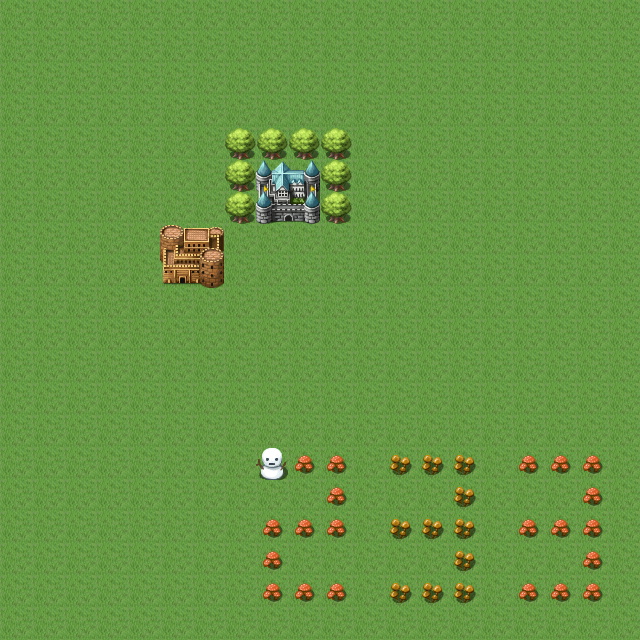

A level layout from a 2D game, rendered from its tile map. Below: a short description, then the map file with its tile-grid data intact:
An orthogonal 20x20 tile map with 32x32 px tiles, 2 tile layers (Grass, Building), 2 tilesets.

<map version="1.0" tiledversion="1.1.5" orientation="orthogonal" renderorder="right-down" width="20" height="20" tilewidth="32" tileheight="32" infinite="0" nextobjectid="1">
 <tileset firstgid="1" source="../TilesData/OutsideBlocks1.tsx" />
 <tileset firstgid="129" source="../TilesData/OutsideObjects1.tsx" />
 <layer name="Grass" width="20" height="20" opacity="0.81">
  <data encoding="csv">
87,87,87,87,87,87,87,87,87,87,87,87,87,87,87,87,87,87,87,87,
87,87,87,87,87,87,87,87,87,87,87,87,87,87,87,87,87,87,87,87,
87,87,87,87,87,87,87,87,87,87,87,87,87,87,87,87,87,87,87,87,
87,87,87,87,87,87,87,87,87,87,87,87,87,87,87,87,87,87,87,87,
87,87,87,87,87,87,87,87,87,87,87,87,87,87,87,87,87,87,87,87,
87,87,87,87,87,87,87,87,87,87,87,87,87,87,87,87,87,87,87,87,
87,87,87,87,87,87,87,87,87,87,87,87,87,87,87,87,87,87,87,87,
87,87,87,87,87,87,87,87,87,87,87,87,87,87,87,87,87,87,87,87,
87,87,87,87,87,87,87,87,87,87,87,87,87,87,87,87,87,87,87,87,
87,87,87,87,87,87,87,87,87,87,87,87,87,87,87,87,87,87,87,87,
87,87,87,87,87,87,87,87,87,87,87,87,87,87,87,87,87,87,87,87,
87,87,87,87,87,87,87,87,87,87,87,87,87,87,87,87,87,87,87,87,
87,87,87,87,87,87,87,87,87,87,87,87,87,87,87,87,87,87,87,87,
87,87,87,87,87,87,87,87,87,87,87,87,87,87,87,87,87,87,87,87,
87,87,87,87,87,87,87,87,87,87,87,87,87,87,87,87,87,87,87,87,
87,87,87,87,87,87,87,87,87,87,87,87,87,87,87,87,87,87,87,87,
87,87,87,87,87,87,87,87,87,87,87,87,87,87,87,87,87,87,87,87,
87,87,87,87,87,87,87,87,87,87,87,87,87,87,87,87,87,87,87,87,
87,87,87,87,87,87,87,87,87,87,87,87,87,87,87,87,87,87,87,87,
87,87,87,87,87,87,87,87,87,87,87,87,87,87,87,87,87,87,87,87
</data>
 </layer>
 <layer name="Building" width="20" height="20">
  <data encoding="csv">
0,0,0,0,0,0,0,0,0,0,0,0,0,0,0,0,0,0,0,0,
0,0,0,0,0,0,0,0,0,0,0,0,0,0,0,0,0,0,0,0,
0,0,0,0,0,0,0,0,0,0,0,0,0,0,0,0,0,0,0,0,
0,0,0,0,0,0,0,0,0,0,0,0,0,0,0,0,0,0,0,0,
0,0,0,0,0,0,0,217,217,217,217,0,0,0,0,0,0,0,0,0,
0,0,0,0,0,0,0,217,235,236,217,0,0,0,0,0,0,0,0,0,
0,0,0,0,0,0,0,217,251,252,217,0,0,0,0,0,0,0,0,0,
0,0,0,0,0,237,238,0,0,0,0,0,0,0,0,0,0,0,0,0,
0,0,0,0,0,253,254,0,0,0,0,0,0,0,0,0,0,0,0,0,
0,0,0,0,0,0,0,0,0,0,0,0,0,0,0,0,0,0,0,0,
0,0,0,0,0,0,0,0,0,0,0,0,0,0,0,0,0,0,0,0,
0,0,0,0,0,0,0,0,0,0,0,0,0,0,0,0,0,0,0,0,
0,0,0,0,0,0,0,0,0,0,0,0,0,0,0,0,0,0,0,0,
0,0,0,0,0,0,0,0,0,0,0,0,0,0,0,0,0,0,0,0,
0,0,0,0,0,0,0,0,169,340,340,0,339,339,339,0,340,340,340,0,
0,0,0,0,0,0,0,0,0,0,340,0,0,0,339,0,0,0,340,0,
0,0,0,0,0,0,0,0,340,340,340,0,339,339,339,0,340,340,340,0,
0,0,0,0,0,0,0,0,340,0,0,0,0,0,339,0,0,0,340,0,
0,0,0,0,0,0,0,0,340,340,340,0,339,339,339,0,340,340,340,0,
0,0,0,0,0,0,0,0,0,0,0,0,0,0,0,0,0,0,0,0
</data>
 </layer>
</map>
